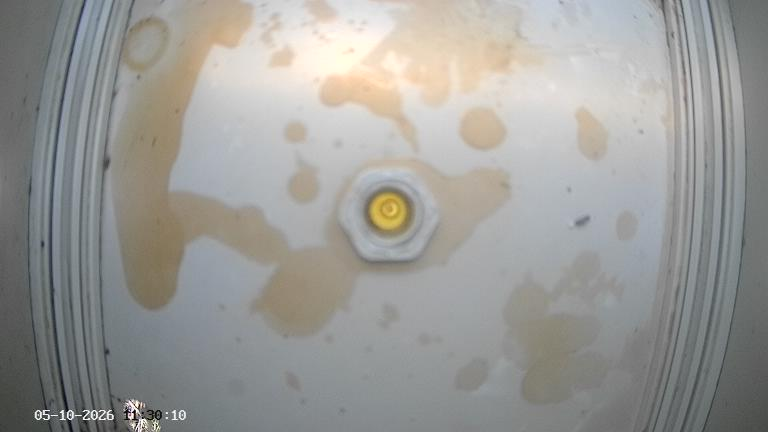
#> input picture data/samples/images/BE4089629/6ac327d44c3227d11cfbd084.jpg, 768 x 432 px
$ python -i card.py   (imports and definitions only)   (older library calls are emulated)
#> lines starting #> are read from the running program, lines starting #| are printed output that depends on the picture; after the words box and inside, x2 and y2 are one past the last pixel; in counts of white or black regions, pixels touching at a corner belong together
#> further down, picture is the input picture: shape (432, 768, 3); mean B, G, R 151.1, 154.2, 154.6
"""Op 1: find the trap surface and rectify it, for both FlyBot trap kinds.

    uv run python -m sentinel.vision.card IMAGE [--trap-kind sticky|lure] [--out DIR] [--profile yellow|white|auto]

FlyBot's `Camera.trapKind` has exactly two values, and `find_card(img, trap_kind=...)` handles both:

* `sticky` (default): a yellow sticky card (counts accumulate until the card is replaced). HSV mask ->
  contour -> approxPolyDP -> side-line refinement -> warpPerspective. Profiles: `yellow` (default),
  `white` (bright unsaturated surface, opt-in only), `auto` (yellow, then white).
* `lure`: a bait trap that is not sticky (a photo shows the flies present at that moment). The
  production trap cameras look down into a white tray: `find_lure_floor` segments the bright,
  smooth, low-saturation tray floor (texture + brightness + saturation mask, morphological
  open/close, largest region, holes filled) and returns its polygon as the ROI, a rectified crop when
  a 4-corner fit is plausible, otherwise the polygon only; when no floor is found the ROI is the
  whole frame.

Returned JSON-serializable dict (both kinds):

    found, trap_kind, profile, roi_source ("card" | "floor_quad" | "floor_polygon" | "whole_frame" | "none"),
    quad (4 [x, y] pixel corners TL, TR, BR, BL, or None), quad_norm (same, 0-1),
    polygon (pixel polygon of the ROI, or None), roi (camos shadow `detections[].roi`: a list of
    polygons of normalized [x, y]), coverage (ROI area / frame area), fill, occlusion, partial,
    n_cards, cards, warped_size, warped_path, time_ms, evidence {overlay, mask, warped}

`found` semantics:
* sticky: a plausible yellow card quad was found; when False, `roi` is `[]` and ops 3-4 work on the
  whole frame .
* lure: a plausible tray floor region was found (coverage 0.15-0.97, solidity >= 0.85, bright and
  unsaturated); `quad` is set only when the floor also fits 4 corners (region fills >= 0.9 of the
  quad), so `warped_path` exists only then. When False, `roi` is the whole frame
  (`roi_source: "whole_frame"`), never `[]`, because a lure camera always looks into its trap.

Canonical size keeps the surface's aspect ratio, long side `canonical_long` pixels.
"""

from __future__ import annotations

import argparse
import json
import sys
import time
from pathlib import Path

import cv2
import numpy as np

from sentinel.vision.evidence import pixelate_outside, save_jpeg

WORK_LONG = 640  # masks and contours are computed on a copy with this long side
CANONICAL_LONG = 800

PROFILES: dict[str, dict] = {
    # OpenCV hue is 0-180: yellow glue cards sit around 22-34. max_overflow = blob area / quad area:
    # a card fills its 4-corner quad (~1.0); a round bait cap or disc overflows it (~1.3-1.6)
    # min_fill = mask share inside the quad; min_solidity = blob area / convex hull area (bait stains
    # and streaks are concave); interior angles of a card seen in perspective stay within min_angle..180-min_angle
    "yellow": {"h": (18, 40), "s": (70, 255), "v": (80, 255), "min_area": 0.04, "min_fill": 0.8, "max_overflow": 1.12,
               "min_solidity": 0.85, "min_angle": 40.0,
               # tan bait stains next to a card are yellow but less saturated: when the merged blob fails
               # the shape tests, retry with a stricter saturation floor
               "s_retry": (120, 160)},
    "white": {"h": (0, 180), "s": (0, 60), "v": (140, 255), "min_area": 0.08, "min_fill": 0.6, "max_overflow": 9.0,
              "min_solidity": 0.0, "min_angle": 20.0},
}
MAX_ASPECT = 8.0
BORDER_MARGIN = 2  # px on the work image: contour points this close to the edge lie on the frame border
# A card cut by the frame runs along the border: partial when this share of its outline is on it
PARTIAL_BORDER_SHARE = 0.03


def _mask(hsv: np.ndarray, prof: dict) -> np.ndarray:
    lo = np.array([prof["h"][0], prof["s"][0], prof["v"][0]], np.uint8)
    hi = np.array([prof["h"][1], prof["s"][1], prof["v"][1]], np.uint8)
    m = cv2.inRange(hsv, lo, hi)
    k_open = cv2.getStructuringElement(cv2.MORPH_ELLIPSE, (5, 5))
    k_close = cv2.getStructuringElement(cv2.MORPH_ELLIPSE, (15, 15))
    m = cv2.morphologyEx(m, cv2.MORPH_OPEN, k_open)
    # Closing fills the dark insects on the card so the card stays one blob
    return cv2.morphologyEx(m, cv2.MORPH_CLOSE, k_close)


# [72 lines left out: functions order_corners, _min_interior_angle, _approx_quad, _line_intersection, refine_quad, not called in this run]


def _candidates(mask: np.ndarray, prof: dict) -> list[dict]:
    h, w = mask.shape
    frame = float(h * w)
    contours, _ = cv2.findContours(mask, cv2.RETR_EXTERNAL, cv2.CHAIN_APPROX_NONE)
    out = []
    for cnt in contours:
        area = cv2.contourArea(cnt)
        if area < prof["min_area"] * frame:
            continue
        hull = cv2.convexHull(cnt)
        solidity = area / max(1.0, cv2.contourArea(hull))
        if solidity < prof["min_solidity"]:
            continue
        quad, method = _approx_quad(hull)
        if method == "approx_poly":
            quad = refine_quad(quad, cnt)
        quad_area = abs(cv2.contourArea(quad))
        if quad_area <= 0:
            continue
        overflow = area / quad_area
        if overflow > prof["max_overflow"]:
            continue
        # Share of the quad the color mask actually covers: low = occluded or not a card
        qmask = np.zeros_like(mask)
        cv2.fillConvexPoly(qmask, np.round(quad).astype(np.int32), 255)
        inside = cv2.countNonZero(cv2.bitwise_and(mask, qmask))
        fill = min(1.0, inside / max(1.0, float(cv2.countNonZero(qmask))))
        q = order_corners(quad)
        sides = np.linalg.norm(q - np.roll(q, -1, axis=0), axis=1)
        if sides.min() < 8 or sides.max() / max(1e-6, sides.min()) > MAX_ASPECT * 1.5:
            continue
        width = max(sides[0], sides[2])
        height = max(sides[1], sides[3])
        if max(width, height) / max(1e-6, min(width, height)) > MAX_ASPECT:
            continue
        if fill < prof["min_fill"]:
            continue
        if _min_interior_angle(q) < prof["min_angle"]:
            continue
        pts = cnt.reshape(-1, 2)
        on_border = (pts[:, 0] <= BORDER_MARGIN) | (pts[:, 1] <= BORDER_MARGIN) | (pts[:, 0] >= w - 1 - BORDER_MARGIN) | (
            pts[:, 1] >= h - 1 - BORDER_MARGIN
        )
        partial = float(on_border.mean()) >= PARTIAL_BORDER_SHARE
        out.append(
            {
                "quad_work": q,
                "method": method,
                "coverage": quad_area / frame,
                "fill": fill,
                "overflow": float(overflow),
                "solidity": float(solidity),
                "partial": bool(partial),
            }
        )
    out.sort(key=lambda c: c["coverage"], reverse=True)
    return out


# [32 lines left out: functions card_quad_to_roi, canonical_size, card_homography, warp_card, not called in this run]


TRAP_KINDS = ("sticky", "lure")

# Lure tray floor (find_lure_floor). Tuned on 768x432 / 2304x1296 frames of BE4089629 and BE4111159,
# measured on a copy with long side WORK_LONG: the floor is smooth (mean Sobel magnitude over an 11 px box
# below tex_max, or below the frame median when that is higher), at least v_rel of the frame's
# 95th-percentile brightness (night IR frames fall off towards the corners), and not strongly saturated
# (tan bait stains reach S ~ 100). The ribbed side walls are textured and drop out.
LURE: dict = {"tex_max": 12.0, "v_rel": 0.40, "s_max": 110, "open": 9, "close": 31,
              "min_coverage": 0.15, "max_coverage": 0.97, "min_solidity": 0.85,
              "min_v": 70, "max_s_median": 70,
              # 4-corner fit: region fills >= quad_fill of the quad, the quad covers >= quad_cover of the
              # region (a slanted side must not cut a floor corner off), quad area / hull area <= quad_overflow,
              # corners at most quad_margin (share of the frame side) outside the frame. The lure cameras look
              # straight down at a rectangular floor, so every interior angle must be within 90 +- 12 deg
              # (quad_min_angle 78): on the 50-photo hand-check every fit with a slanted side that cut a floor
              # corner off or stuck out of the floor had a corner angle of 63-75 deg, every good fit >= 81.4
              # (docs/evidence/vision/card_check_lure.md). quad_dev (outline distance to the hull) is reported only:
              # the fisheye floor sides bulge, so good fits reach 0.064 of the diagonal
              "quad_fill": 0.9, "quad_cover": 0.95, "quad_overflow": 1.12, "quad_min_angle": 78.0,
              "quad_margin": 0.02, "poly_eps": 0.01}
WHOLE_FRAME_ROI = [[[0.0, 0.0], [1.0, 0.0], [1.0, 1.0], [0.0, 1.0]]]


def _empty_result(trap_kind: str, profile: str, tried: list[str], W: int, H: int) -> dict:
    return {
        "found": False,
        "trap_kind": trap_kind,
        "profile": profile,
        "profiles_tried": tried,
        "frame_size": [W, H],
        "roi_source": "none",
        "quad": None,
        "quad_norm": None,
        "polygon": None,
        "roi": [],
        "coverage": 0.0,
        "fill": None,
        "occlusion": None,
        "partial": False,
        "n_cards": 0,
        "cards": [],
        "quad_method": None,
        "warped_size": None,
        "warped_path": None,
        "time_ms": None,
        "evidence": {},
    }


def find_card(
    img: np.ndarray,
    *,
    trap_kind: str = "sticky",
    profile: str = "yellow",
    out_dir: str | Path | None = None,
    name: str = "card",
    canonical_long: int = CANONICAL_LONG,
) -> dict:
    """Find the trap surface in a BGR frame for `trap_kind` ("sticky" | "lure"). See module docstring."""
    if trap_kind == "lure":
        return find_lure_floor(img, out_dir=out_dir, name=name, canonical_long=canonical_long)
    if trap_kind != "sticky":
        raise ValueError(f"unknown trap_kind {trap_kind!r} (expected one of {TRAP_KINDS})")
    return _find_sticky(img, profile=profile, out_dir=out_dir, name=name, canonical_long=canonical_long)


def _work_copy(img: np.ndarray) -> tuple[np.ndarray, float]:
    if img is None or img.ndim != 3:
        raise ValueError("find_card expects a BGR image")
    H, W = img.shape[:2]
#> H = 432; W = 768
    scale = min(1.0, WORK_LONG / float(max(H, W)))
#> scale = 0.833
    work = cv2.resize(img, (round(W * scale), round(H * scale)), interpolation=cv2.INTER_AREA) if scale < 1 else img
    return work, scale


def _find_sticky(img: np.ndarray, *, profile: str, out_dir, name: str, canonical_long: int) -> dict:
    t0 = time.perf_counter()
    work, scale = _work_copy(img)
#> scale = 0.833
    H, W = img.shape[:2]
#> H = 432; W = 768
    hsv = cv2.cvtColor(work, cv2.COLOR_BGR2HSV)
#> hsv: shape (360, 640, 3); mean H, S, V 59.8, 17.4, 158.5

    tried = ["yellow", "white"] if profile == "auto" else [profile]
    used, cands, mask = tried[-1], [], None
    for p in tried:
        if p not in PROFILES:
            raise ValueError(f"unknown profile {p!r}")
        prof = PROFILES[p]
        for s_min in (prof["s"][0], *prof.get("s_retry", ())):
            step = {**prof, "s": (s_min, prof["s"][1])}
            mask = _mask(hsv, step)
            cands = _candidates(mask, step)
            if cands:
                break
        used = p
        if cands:
            break
#> this loop made 1 pass
#> pass 1, in _mask, `m = cv2.inRange(hsv, lo, hi)`:
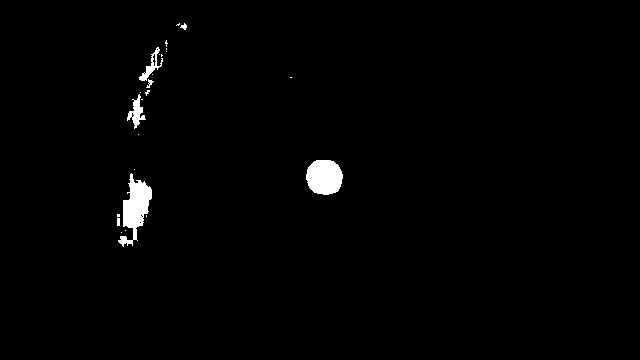
#> m: shape (360, 640); 1.2% white; 24 white regions (17 under 20 px), largest, box (x1, y1, x2, y2) and area: (118, 173, 152, 247) 1173, (306, 160, 343, 195) 1046, (127, 94, 146, 129) 269
#> pass 1, in _mask, `m = cv2.morphologyEx(m, cv2.MORPH_OPEN, k_open)`:
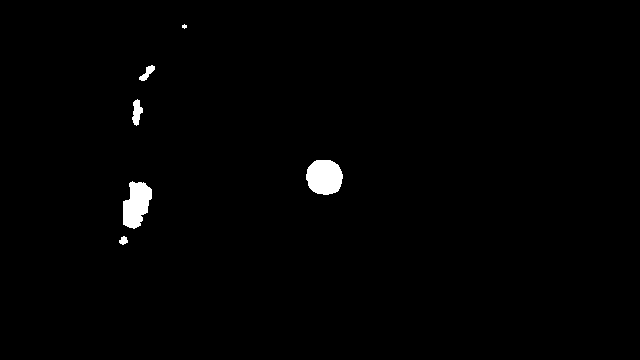
#> m: shape (360, 640); 1% white; 6 white regions (1 under 20 px), largest, box (x1, y1, x2, y2) and area: (306, 160, 343, 195) 1043, (123, 181, 152, 229) 965, (132, 99, 143, 126) 182, (139, 65, 155, 81) 114, (119, 236, 128, 245) 55
#> pass 1, in _mask (call 2), `m = cv2.inRange(hsv, lo, hi)`:
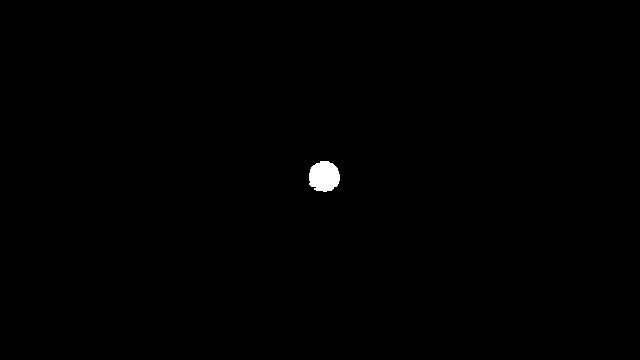
#> m: shape (360, 640); 0.33% white; 1 white region, box (x1, y1, x2, y2) and area: (309, 161, 340, 192) 763
#> after the loop:
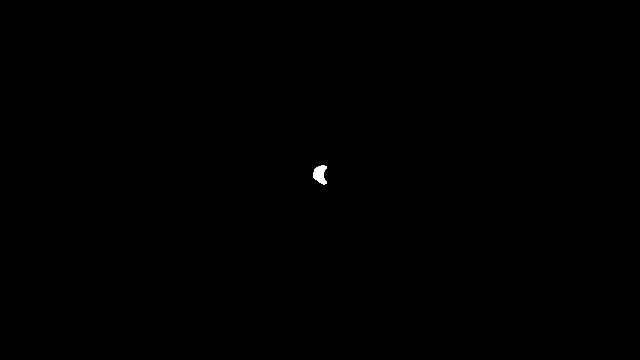
#> mask: shape (360, 640); 0.08% white; 1 white region, box (x1, y1, x2, y2) and area: (313, 165, 327, 185) 191

    cards = []
    for c in cands:
        quad = c["quad_work"] / scale
        cards.append(
            {
                "quad": [[round(float(x), 2), round(float(y), 2)] for x, y in quad],
                "quad_norm": card_quad_to_roi(quad, W, H)[0],
                "coverage": round(float(c["coverage"]), 4),
                "fill": round(float(c["fill"]), 4),
                "overflow": round(c["overflow"], 4),
                "solidity": round(c["solidity"], 4),
                "partial": c["partial"],
                "method": c["method"],
            }
        )
#> after the loop, cards = []

    res = _empty_result("sticky", used, tried, W, H)
    res["n_cards"], res["cards"] = len(cards), cards
    warped = None
    if cards:
        best = cards[0]
        quad = np.asarray(best["quad"], np.float32)
        res.update(
            found=True,
            roi_source="card",
            quad=best["quad"],
            quad_norm=best["quad_norm"],
            polygon=best["quad"],
            roi=card_quad_to_roi(quad, W, H),
            coverage=best["coverage"],
            fill=best["fill"],
            occlusion=round(1.0 - best["fill"], 4),
            partial=best["partial"],
            quad_method=best["method"],
        )
        warped = warp_card(img, quad, canonical_long)
        res["warped_size"] = [int(warped.shape[1]), int(warped.shape[0])]
    res["time_ms"] = round((time.perf_counter() - t0) * 1000.0, 2)
    _write_evidence(img, res, mask, warped, out_dir, name)
    return res


# [115 lines left out: functions lure_floor_mask, find_lure_floor, roi_polygon_px, not called in this run]


def _write_evidence(img, res: dict, mask, warped, out_dir, name: str) -> None:
    if out_dir is None:
        return
    out = Path(out_dir)
    overlay = draw_card(img, res)
    res["evidence"]["overlay"] = save_jpeg(pixelate_outside(overlay, roi_polygon_px(res)), out / f"{name}_overlay.jpg")
    if mask is not None:
        res["evidence"]["mask"] = save_jpeg(mask, out / f"{name}_mask.jpg")
    if warped is not None:
        res["warped_path"] = save_jpeg(warped, out / f"{name}_warped.jpg")
        res["evidence"]["warped"] = res["warped_path"]


# [31 lines left out: functions draw_card, main, not called in this run]


# [2 lines not run here, left out]

>>> import cv2
>>> picture = cv2.imread('../../../../data/samples/images/BE4089629/6ac327d44c3227d11cfbd084.jpg')
>>> result = find_card(picture)
#> result = 21 items
